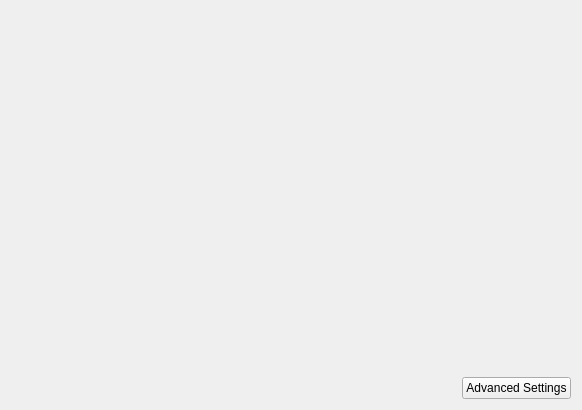
<?xml version="1.0" encoding="UTF-8"?>
<ui version="4.0">
 <class>NewDatabaseWizardPage</class>
 <widget class="QWizardPage" name="NewDatabaseWizardPage">
  <property name="geometry">
   <rect>
    <x>0</x>
    <y>0</y>
    <width>578</width>
    <height>410</height>
   </rect>
  </property>
  <property name="sizePolicy">
   <sizepolicy hsizetype="Preferred" vsizetype="MinimumExpanding">
    <horstretch>0</horstretch>
    <verstretch>0</verstretch>
   </sizepolicy>
  </property>
  <property name="windowTitle">
   <string>WizardPage</string>
  </property>
  <property name="title">
   <string>Encryption Settings</string>
  </property>
  <property name="subTitle">
   <string>Here you can adjust the database encryption settings. Don't worry, you can change them later in the database settings.</string>
  </property>
  <layout class="QVBoxLayout" name="verticalLayout" stretch="1,0,0">
   <item>
    <widget class="QScrollArea" name="pageContent">
     <property name="sizePolicy">
      <sizepolicy hsizetype="MinimumExpanding" vsizetype="Expanding">
       <horstretch>0</horstretch>
       <verstretch>0</verstretch>
      </sizepolicy>
     </property>
     <property name="minimumSize">
      <size>
       <width>560</width>
       <height>300</height>
      </size>
     </property>
     <property name="styleSheet">
      <string notr="true">QScrollArea { background: transparent; }
QScrollArea &gt; QWidget &gt; QWidget { background: transparent; }
QScrollArea &gt; QWidget &gt; QScrollBar { background: 1; }</string>
     </property>
     <property name="frameShape">
      <enum>QFrame::NoFrame</enum>
     </property>
     <property name="frameShadow">
      <enum>QFrame::Plain</enum>
     </property>
     <property name="horizontalScrollBarPolicy">
      <enum>Qt::ScrollBarAlwaysOff</enum>
     </property>
     <property name="sizeAdjustPolicy">
      <enum>QAbstractScrollArea::AdjustToContents</enum>
     </property>
     <property name="widgetResizable">
      <bool>true</bool>
     </property>
     <widget class="QWidget" name="content">
      <property name="geometry">
       <rect>
        <x>0</x>
        <y>0</y>
        <width>560</width>
        <height>349</height>
       </rect>
      </property>
     </widget>
    </widget>
   </item>
   <item>
    <spacer name="verticalSpacer">
     <property name="orientation">
      <enum>Qt::Vertical</enum>
     </property>
     <property name="sizeHint" stdset="0">
      <size>
       <width>20</width>
       <height>6</height>
      </size>
     </property>
    </spacer>
   </item>
   <item>
    <layout class="QHBoxLayout" name="advancedSettings">
     <item>
      <spacer name="horizontalSpacer_3">
       <property name="orientation">
        <enum>Qt::Horizontal</enum>
       </property>
       <property name="sizeHint" stdset="0">
        <size>
         <width>40</width>
         <height>20</height>
        </size>
       </property>
      </spacer>
     </item>
     <item>
      <widget class="QPushButton" name="advancedSettingsButton">
       <property name="text">
        <string>Advanced Settings</string>
       </property>
      </widget>
     </item>
    </layout>
   </item>
  </layout>
 </widget>
 <resources/>
 <connections/>
</ui>
